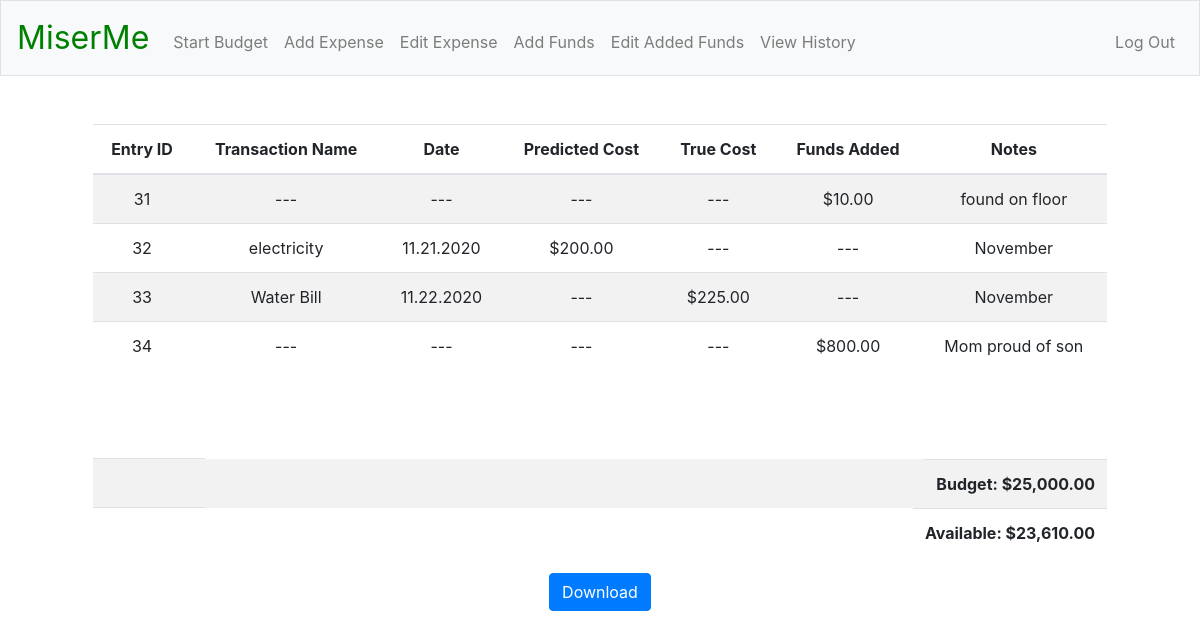
The page / (signed in) on the database its author committed.
### tables this page shows
CREATE TABLE finances (
funds_id INTEGER PRIMARY KEY AUTOINCREMENT NOT NULL,
user_id INTEGER NOT NULL,
txn_name TEXT NOT NULL,
date TEXT NOT NULL,
predicted_cost REAL NOT NULL,
true_cost REAL NOT NULL,
funds_added REAL NOT NULL DEFAULT "---",
notes TEXT NOT NULL,
FOREIGN KEY(user_id) REFERENCES registrants(id));

### app.py (the view)
@app.route("/")
@login_required
def index():
    c.execute("SELECT funds_id, txn_name, date, predicted_cost, true_cost, funds_added, notes FROM finances WHERE user_id = :user_id", {"user_id": session["user_id"]})
    rows = c.fetchall()
    funds_snapshot = []
    for row in rows:
        funds_snapshot.append({
            "funds_id": row[0],
            "name": row[1],
            "date": row[2],
            "predict": usd(row[3]),
            "true": usd(row[4]),
            "added": usd(row[5]),
            "notes": row[6]
        })
    c.execute("SELECT funds, budget FROM registrants WHERE id = :user_id", {"user_id": session["user_id"]})
    rows = c.fetchall()
    current_funds = usd(rows[0][0])
    budget = usd(rows[0][1])
    return render_template("index.html", funds_snapshot=funds_snapshot, current_funds=current_funds, budget=budget)

### helpers.py (called while the page is built)
def login_required(f):
    @wraps(f)
    def decorated_functions(*args, **kwargs):
        if session.get("user_id") is None:
            return redirect("/login")
        return f(*args, **kwargs)
    return decorated_functions

def usd(value):
    if isinstance(value, float):
        return f"${value:,.2f}"
    else:
        return value

### templates/index.html (shortened to what this page needs)
{% extends "layout.html" %}
{% block main %}
<div class="col-12">
    <table class="table table-striped">
        <thead>
            <tr>
                <th>Entry ID</th>
                <th>Transaction Name</th>
                <th>Date</th>
                <th>Predicted Cost</th>
                <th>True Cost</th>
                <th>Funds Added</th>
                <th>Notes</th>
            </tr>
        </thead>
        <tbody>
            {% for i in funds_snapshot %}
            <tr>
                <td>{{ i["funds_id"] }}</td>
                <td>{{ i["name"] }}</td>
                <td>{{ i["date"] }}</td>
                <td>{{ i["predict"] }}</td>
                <td>{{ i["true"] }}</td>
                <td>{{ i["added"] }}</td>
                <td>{{ i["notes"] }}</td>
            </tr>
            {% endfor %}
        </tbody>
    </table>
</div>
<br>
<br>
<br>
<div class="col-12">
    <table class="table table-striped">
        <tbody>
            <tr>
                <td colspan="6"></td>
                <td style="font-weight: bold; float: right;">Budget: {{ budget }}</td>
            </tr>
            <tr>
                <td colspan="6"></td>
                <td style="font-weight: bold; float: right;">Available: {{ current_funds }}</td>
            </tr>
        </tbody>
    </table>
</div>
<div class="col-12">
    <a href="/download" class="btn btn-primary" type="button">Download</a>
</div>
{% endblock %}

### rows shown on the page
finances: funds_id "31", name "---", date "---", predict "---", true "---", added "$10.00", notes "found on floor"
finances: funds_id "32", name "electricity", date "11.21.2020", predict "$200.00", true "---", added "---", notes "November"
finances: funds_id "33", name "Water Bill", date "11.22.2020", predict "---", true "$225.00", added "---", notes "November"
finances: funds_id "34", name "---", date "---", predict "---", true "---", added "$800.00", notes "Mom proud of son"

### other values the page prints
{{ budget }} "$25,000.00"
{{ current_funds }} "$23,610.00"
